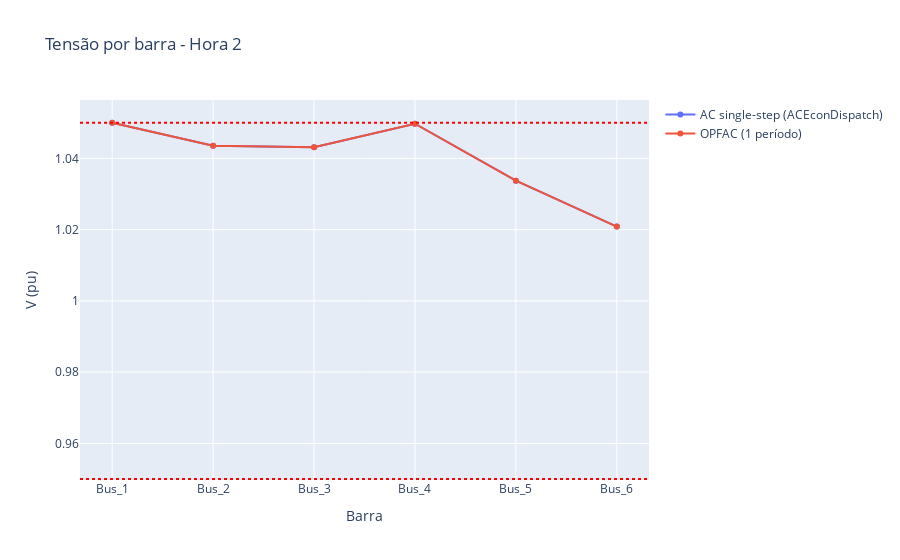
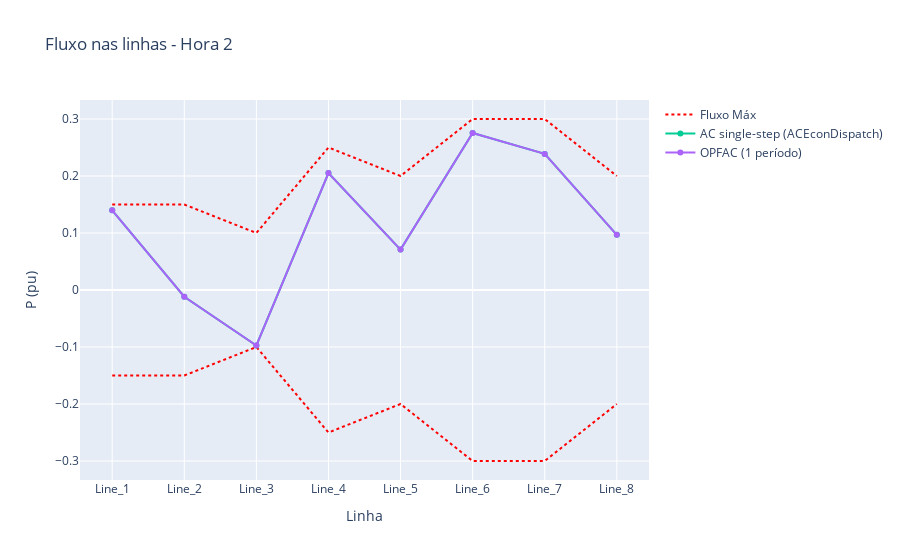

The cell these charts' notebook holds for them, in order:
### Code cell
# Comparação single-step consistente usando OPFACMultiStep com 1 período (mesma formulação do multistep)
from optimal_power_flow.studies.ac_multistep import OPFACMultiStep
h_single = 2  # mesmo índice já usado (0-based)

net_ms1 = B6L8Charged()
opf_ms1 = OPFACMultiStep(net_ms1, periods=1)

# Séries com único valor (hora selecionada)
for load in net_ms1.loads:
    opf_ms1.set_load_series(load.name, [load_profile_base[h_single] * load.p_pu])
for wnd in net_ms1.wind_generators:
    opf_ms1.set_wind_series(wnd.name, [wind_profile_base[h_single] * wnd.p_max_pu])

opf_ms1.build_multistep_model()
res_ms1 = opf_ms1.solve_multistep(solver_name="ipopt", time_limit=300, tee=False)
dfs_ms1 = opf_ms1.extract_results_dataframe()

# Tensões por barra (hora 0 do modelo de 1 período)
bus_ms1 = dfs_ms1["bus"][dfs_ms1["bus"]["time"] == 0]
v_ms1 = bus_ms1.sort_values("id")["v_pu"].to_numpy()
bus_names_ms1 = bus_ms1.sort_values("id")["id"].to_list()

fig_v1 = go.Figure()
fig_v1.add_trace(go.Scatter(x=bus_names, y=v_ac[h_single], mode="lines+markers", name="AC single-step (ACEconDispatch)"))
fig_v1.add_trace(go.Scatter(x=bus_names_ms1, y=v_ms1, mode="lines+markers", name="OPFAC (1 período)"))
fig_v1.add_hline(y=0.95, line_dash="dot", line_color="red")
fig_v1.add_hline(y=1.05, line_dash="dot", line_color="red")
fig_v1.update_layout(title=f"Tensão por barra - Hora {h_single}", xaxis_title="Barra", yaxis_title="V (pu)")
fig_v1.show()

# Fluxo nas linhas
line_ms1 = dfs_ms1["line"][dfs_ms1["line"]["time"] == 0]
f_ms1 = line_ms1.sort_values("id")["p_flow_pu"].to_numpy()
line_names_ms1 = line_ms1.sort_values("id")["id"].to_list()
limits_ms1 = np.array([l.flow_max_pu for l in net_ms1.lines])

fig_f1 = go.Figure()
fig_f1.add_trace(go.Scatter(x=line_names, y=limits_ms1, mode="lines", name="Fluxo Máx", line=dict(color="red", dash="dot")))
fig_f1.add_trace(go.Scatter(x=line_names, y=-limits_ms1, mode="lines", name="Fluxo Mín", line=dict(color="red", dash="dot"), showlegend=False))
fig_f1.add_trace(go.Scatter(x=line_names, y=f_ac[h_single], mode="lines+markers", name="AC single-step (ACEconDispatch)"))
fig_f1.add_trace(go.Scatter(x=line_names_ms1, y=f_ms1, mode="lines+markers", name="OPFAC (1 período)"))
fig_f1.update_layout(title=f"Fluxo nas linhas - Hora {h_single}", xaxis_title="Linha", yaxis_title="P (pu)")
fig_f1.show()

### Figure 1 — Plotly figure (JSON) as saved in the notebook; plotly's stock layout.template omitted (floating-point values rounded to 4 significant figures)
{"data": [{"mode": "lines+markers", "name": "AC single-step (ACEconDispatch)", "type": "scatter", "x": ["Bus_1", "Bus_2", "Bus_3", "Bus_4", "Bus_5", "Bus_6"], "y": [1.05, 1.044, 1.043, 1.05, 1.034, 1.021]}, {"mode": "lines+markers", "name": "OPFAC (1 período)", "type": "scatter", "x": ["Bus_1", "Bus_2", "Bus_3", "Bus_4", "Bus_5", "Bus_6"], "y": [1.05, 1.044, 1.043, 1.05, 1.034, 1.021]}], "layout": {"shapes": [{"line": {"color": "red", "dash": "dot"}, "type": "line", "x0": 0, "x1": 1, "xref": "x domain", "y0": 0.95, "y1": 0.95, "yref": "y"}, {"line": {"color": "red", "dash": "dot"}, "type": "line", "x0": 0, "x1": 1, "xref": "x domain", "y0": 1.05, "y1": 1.05, "yref": "y"}], "title": {"text": "Tensão por barra - Hora 2"}, "xaxis": {"title": {"text": "Barra"}}, "yaxis": {"title": {"text": "V (pu)"}}}}

### Figure 2 — Plotly figure (JSON) as saved in the notebook; plotly's stock layout.template omitted (floating-point values rounded to 4 significant figures)
{"data": [{"line": {"color": "red", "dash": "dot"}, "mode": "lines", "name": "Fluxo Máx", "type": "scatter", "x": ["Line_1", "Line_2", "Line_3", "Line_4", "Line_5", "Line_6", "Line_7", "Line_8"], "y": [0.15, 0.15, 0.1, 0.25, 0.2, 0.3, 0.3, 0.2]}, {"line": {"color": "red", "dash": "dot"}, "mode": "lines", "name": "Fluxo Mín", "showlegend": false, "type": "scatter", "x": ["Line_1", "Line_2", "Line_3", "Line_4", "Line_5", "Line_6", "Line_7", "Line_8"], "y": [-0.15, -0.15, -0.1, -0.25, -0.2, -0.3, -0.3, -0.2]}, {"mode": "lines+markers", "name": "AC single-step (ACEconDispatch)", "type": "scatter", "x": ["Line_1", "Line_2", "Line_3", "Line_4", "Line_5", "Line_6", "Line_7", "Line_8"], "y": [0.1398, -0.01184, -0.09733, 0.2052, 0.07086, 0.2755, 0.2388, 0.09674]}, {"mode": "lines+markers", "name": "OPFAC (1 período)", "type": "scatter", "x": ["Line_1", "Line_2", "Line_3", "Line_4", "Line_5", "Line_6", "Line_7", "Line_8"], "y": [0.1398, -0.01184, -0.09733, 0.2052, 0.07086, 0.2755, 0.2388, 0.09674]}], "layout": {"title": {"text": "Fluxo nas linhas - Hora 2"}, "xaxis": {"title": {"text": "Linha"}}, "yaxis": {"title": {"text": "P (pu)"}}}}
